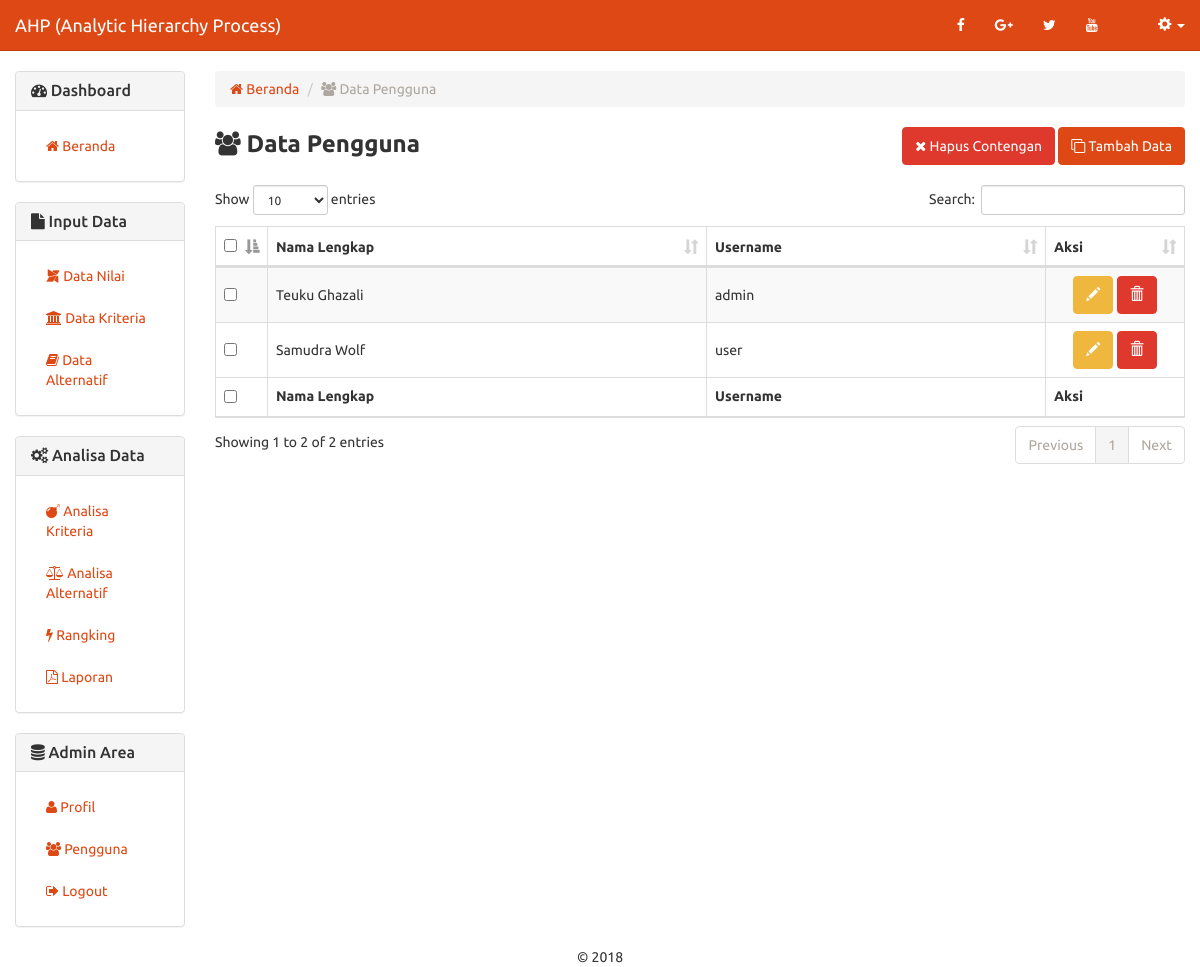
Screenshot of /user.php with the database file from the repository.
### tables this page shows
CREATE TABLE `ahp_pengguna` (
  `id_pengguna` int(11) NOT NULL,
  `nama_lengkap` varchar(255) NOT NULL,
  `username` varchar(100) NOT NULL,
  `password` varchar(100) NOT NULL
);

### includes/user.inc.php (called while the page is built, shortened)
<?php
class User{
	private $conn;
	private $table_name = "ahp_pengguna";
	public function __construct($db){
		$this->conn = $db;
	}
	function readAll(){
		$query = "SELECT * FROM ".$this->table_name." ORDER BY id_pengguna ASC";
		$stmt = $this->conn->prepare( $query );
		$stmt->execute();
		return $stmt;
	}
	function countAll(){
		$query = "SELECT * FROM ".$this->table_name." ORDER BY id_pengguna ASC";
		$stmt = $this->conn->prepare( $query );
		$stmt->execute();
		return $stmt->rowCount();
	}
}
?>

### user.php (the view, shortened to what this page needs)
<?php
include "header.php";
include_once 'includes/user.inc.php';
$pro = new User($db);
$stmt = $pro->readAll();
            ?>
<div class="row">
	<div class="col-xs-12 col-sm-12 col-md-2">
		  	<?php
			include_once 'sidebar.php';
			?>
	</div>
	<div class="col-xs-12 col-sm-12 col-md-10">
	<ol class="breadcrumb">
	  <li><a href="index.php"><span class="fa fa-home"></span> Beranda</a></li>
	  <li class="active"><span class="fa fa-users"></span> Data Pengguna</li>
	</ol>
<form method="post">
    <div class="row">
        <div class="col-md-6 text-left">
            <strong style="font-size:18pt;"><span class="fa fa-users"></span> Data Pengguna</strong>
        </div>
        <div class="col-md-6 text-right">
            <button type="submit" name="hapus-contengan" class="btn btn-danger"><span class="fa fa-close"></span> Hapus Contengan</button>
            <button type="button" onclick="location.href='user-baru.php'" class="btn btn-primary"><span class="fa fa-clone"></span> Tambah Data</button>
        </div>
    </div>
    <br/>
    <table width="100%" class="table table-striped table-bordered" id="tabeldata">
        <thead>
            <tr>
                <th width="10px"><input type="checkbox" name="select-all" id="select-all" /></th>
                <th>Nama Lengkap</th>
                <th>Username</th>
                <th width="100px">Aksi</th>
            </tr>
        </thead>
        <tfoot>
            <tr>
                <th><input type="checkbox" name="select-all2" id="select-all2" /></th>
                <th>Nama Lengkap</th>
                <th>Username</th>
                <th>Aksi</th>
            </tr>
        </tfoot>
        <tbody>
    <?php
    while ($row = $stmt->fetch(PDO::FETCH_ASSOC)){
    ?>
            <tr>
                <td style="vertical-align:middle;"><input type="checkbox" value="<?php echo $row['id_pengguna'] ?>" name="checkbox[]" /></td>
    	    <td style="vertical-align:middle;"><?php echo $row['nama_lengkap'] ?></td>
    	    <td style="vertical-align:middle;"><?php echo $row['username'] ?></td>
            <td class="text-center" style="vertical-align:middle;">
    		  <a href="user-ubah.php?id=<?php echo $row['id_pengguna'] ?>" class="btn btn-warning"><span class="glyphicon glyphicon-pencil" aria-hidden="true"></span></a>
    		  <a href="user-hapus.php?id=<?php echo $row['id_pengguna'] ?>" onclick="return confirm('Yakin ingin menghapus data')" class="btn btn-danger"><span class="glyphicon glyphicon-trash" aria-hidden="true"></span></a>
    	    </td>
            </tr>
    <?php
    }
    ?>
        </tbody>
    </table>
    </form>
</div>
</div>
<?php include "footer.php"; ?>

### rows the page displays
ahp_pengguna: nama_lengkap "Teuku Ghazali", username "admin"
ahp_pengguna: nama_lengkap "Samudra Wolf", username "user"
